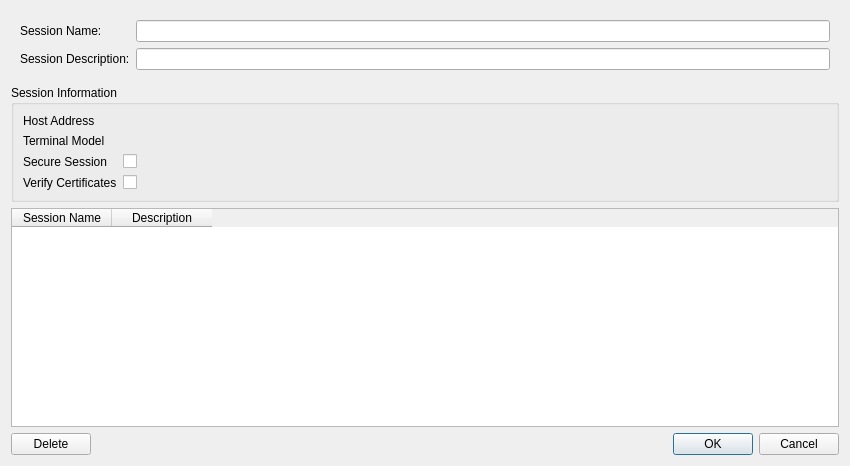
<?xml version="1.0" encoding="UTF-8"?>
<ui version="4.0">
 <class>SessionDialog</class>
 <widget class="QWidget" name="SessionDialog">
  <property name="geometry">
   <rect>
    <x>0</x>
    <y>0</y>
    <width>850</width>
    <height>466</height>
   </rect>
  </property>
  <property name="windowTitle">
   <string>Form</string>
  </property>
  <layout class="QGridLayout" name="gridLayout">
   <item row="3" column="1">
    <widget class="QTableWidget" name="sessionTable">
     <property name="editTriggers">
      <set>QAbstractItemView::NoEditTriggers</set>
     </property>
     <property name="selectionMode">
      <enum>QAbstractItemView::SingleSelection</enum>
     </property>
     <property name="selectionBehavior">
      <enum>QAbstractItemView::SelectRows</enum>
     </property>
     <attribute name="verticalHeaderStretchLastSection">
      <bool>false</bool>
     </attribute>
     <column>
      <property name="text">
       <string>Session Name</string>
      </property>
     </column>
     <column>
      <property name="text">
       <string>Description</string>
      </property>
     </column>
    </widget>
   </item>
   <item row="0" column="1">
    <widget class="QWidget" name="entryFields" native="true">
     <layout class="QGridLayout" name="gridLayout_2">
      <item row="0" column="0">
       <layout class="QFormLayout" name="formLayout">
        <property name="verticalSpacing">
         <number>6</number>
        </property>
        <item row="0" column="0">
         <widget class="QLabel" name="label_2">
          <property name="text">
           <string>Session Name:</string>
          </property>
         </widget>
        </item>
        <item row="0" column="1">
         <widget class="QLineEdit" name="sessionNameEdit"/>
        </item>
        <item row="1" column="0">
         <widget class="QLabel" name="label">
          <property name="text">
           <string>Session Description:</string>
          </property>
         </widget>
        </item>
        <item row="1" column="1">
         <widget class="QLineEdit" name="sessionDescEdit"/>
        </item>
       </layout>
      </item>
     </layout>
    </widget>
   </item>
   <item row="2" column="1">
    <widget class="QGroupBox" name="groupBox">
     <property name="title">
      <string>Session Information</string>
     </property>
     <layout class="QFormLayout" name="formLayout_2">
      <item row="0" column="0">
       <widget class="QLabel" name="label_3">
        <property name="text">
         <string>Host Address</string>
        </property>
       </widget>
      </item>
      <item row="1" column="0">
       <widget class="QLabel" name="label_4">
        <property name="text">
         <string>Terminal Model</string>
        </property>
       </widget>
      </item>
      <item row="2" column="0">
       <widget class="QLabel" name="label_5">
        <property name="text">
         <string>Secure Session</string>
        </property>
       </widget>
      </item>
      <item row="2" column="1">
       <widget class="QCheckBox" name="previewSecure">
        <property name="mouseTracking">
         <bool>false</bool>
        </property>
        <property name="focusPolicy">
         <enum>Qt::NoFocus</enum>
        </property>
        <property name="text">
         <string/>
        </property>
       </widget>
      </item>
      <item row="3" column="0">
       <widget class="QLabel" name="label_6">
        <property name="text">
         <string>Verify Certificates</string>
        </property>
       </widget>
      </item>
      <item row="3" column="1">
       <widget class="QCheckBox" name="previewVerifyCert">
        <property name="text">
         <string/>
        </property>
        <property name="checkable">
         <bool>false</bool>
        </property>
       </widget>
      </item>
      <item row="0" column="1">
       <widget class="QLabel" name="previewAddress">
        <property name="text">
         <string/>
        </property>
       </widget>
      </item>
      <item row="1" column="1">
       <widget class="QLabel" name="previewModel">
        <property name="text">
         <string/>
        </property>
       </widget>
      </item>
     </layout>
    </widget>
   </item>
   <item row="4" column="1">
    <layout class="QHBoxLayout" name="horizontalLayout">
     <item>
      <widget class="QPushButton" name="deleteButton">
       <property name="text">
        <string>Delete</string>
       </property>
      </widget>
     </item>
     <item>
      <widget class="QDialogButtonBox" name="buttonBox">
       <property name="standardButtons">
        <set>QDialogButtonBox::Cancel|QDialogButtonBox::Ok</set>
       </property>
      </widget>
     </item>
    </layout>
   </item>
  </layout>
 </widget>
 <resources/>
 <connections/>
</ui>
